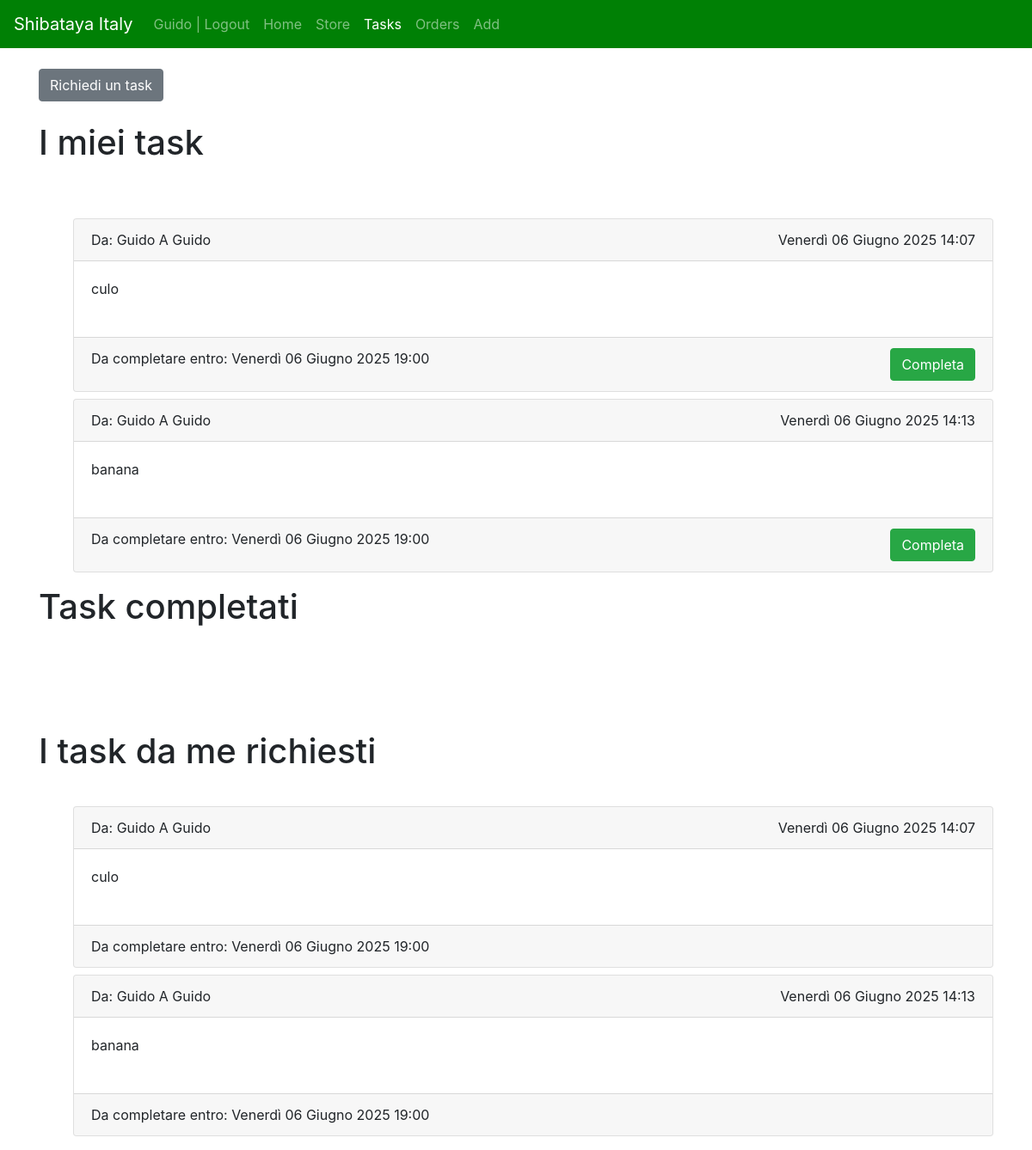
The page /tasks/ (signed in) on the database as committed earlier.
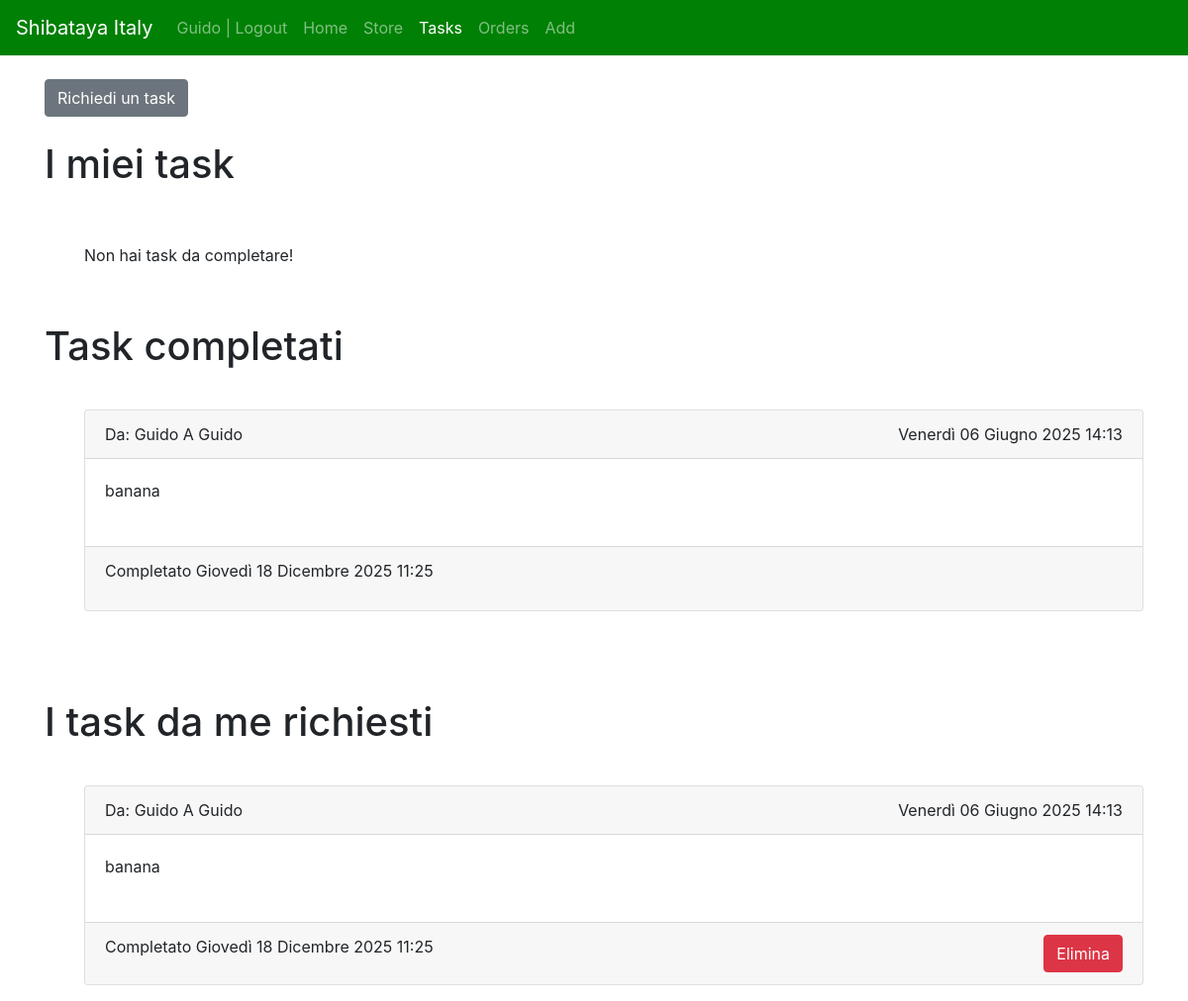
The same page on the database as committed later.
### sbt_app/models.py (models this page shows)
class task(models.Model):
    title = models.CharField(max_length=200)
    completed = models.BooleanField(default=False)
    target = models.ForeignKey(User, on_delete=models.CASCADE, related_name="target")
    author = models.ForeignKey(User, on_delete=models.CASCADE)
    datetime_limit = models.DateTimeField(blank=False, null=False)
    submission_date = models.DateTimeField(auto_now_add=True, editable=False)

### sbt_app/views.py (the view, shortened to what this page needs)
# urls.py: path("tasks/", views.tasks, name="tasks"),
@login_required(login_url="/login")
@user_passes_test(is_member)
def tasks(request):
    items = task.objects.all()
    user_tasks = task.objects.filter(target=request.user, completed=False)
    completed_tasks = task.objects.filter(target=request.user, completed=True)
    return render(request, "tasks.html", {"tasks": items, "user_tasks": user_tasks, "completed_tasks":completed_tasks})

### sbt_app/views.py (called while the page is built)
def is_member(user):
    return user.groups.filter(name='member').exists()

### sbt_app/templates/tasks.html (shortened to what this page needs)
{%extends "base.html"%}
{%block content%}
<br>
<span>
    <button class="btn btn-secondary" onclick="location.href='/task_request'" type="button" >Richiedi un task</button>
</span>
<br>
<br>
<h1>I miei task</h1>
<br><br>
<ul>
    {%for task in user_tasks%}
    <div class="card mt-2">
        <div class="card-header">
            Da: {{task.author.username}} A {{task.target.username}}
        <span style="float:right">{{task.submission_date}}</span>
        </div>
        <div class="card-body d-flex d-flexrow justify-content-between">
        {{task.title}}
        <br><br>
        </div>
        <div class="card-footer">
            <form method="post">
                Da completare entro: {{task.datetime_limit}}
                <button type="submit" class="btn btn-success" style="float:right" name="complete_id" value="{{task.id}}">
                    Completa
                </button>
            </form>
        </div>
    </div>
    {%empty%}
    <p>Non hai task da completare!</p><br>
    {% endfor %}
</ul>
<h1>Task completati</h1>
<br>
<ul>
    {%for task in completed_tasks%}
        <div class="card mt-2">
            <div class="card-header">
                Da: {{task.author.username}} A {{task.target.username}}
            <span style="float:right">{{task.submission_date}}</span>
            </div>
            <div class="card-body d-flex d-flexrow justify-content-between">
            {{task.title}}
            <br><br>
            </div>
            <div class="card-footer">
                <p>Completato {{task.datetime_limit}}</p>
            </div>
        </div>
    {% endfor %}
</ul>
<br><br><br>
<h1>I task da me richiesti</h1>
<br>
<ul>
    {%for task in tasks%}
        {%if user.username == task.author.username%}
            <div class="card mt-2">
                <div class="card-header">
                    Da: {{task.author.username}} A {{task.target.username}}
                <span style="float:right">{{task.submission_date}}</span>
                </div>
                <div class="card-body d-flex d-flexrow justify-content-between">
                {{task.title}}
                <br><br>
                </div>
                <div class="card-footer">
                    <form method="post">
                        {%if task.completed%}Completato {{task.datetime_limit}}{%else%}Da completare entro: {{task.datetime_limit}}{%endif%}
                        {%if task.completed%}
                        <button type="submit" class="btn btn-danger" name="delete_id" value="{{task.id}}" style="float:right">
                            Elimina
                        </button>
                        {%endif%}
                    </form>
                </div>
            </div>
        {%endif%}
        {%empty%}
            </p>Tutti i task da te richiesti sono stati completati!</p>
    {% endfor %}
</ul>
{% endblock %}

### sbt_app/templates/base.html (shortened to what this page needs)
<!DOCTYPE html>
<html lang="en">
  {% load static %}
  <head>
    <link rel="stylesheet" href="https://stackpath.bootstrapcdn.com/bootstrap/4.3.1/css/bootstrap.min.css" />
    <link rel "stylesheet" href="{% static 'my_resources/my_style.css' %}">
  </head>
  <body>
    <nav class="navbar navbar-expand-lg navbar-dark" style="background-color: #008005;">
      <a class="navbar-brand" href="/home">Shibataya Italy</a>
      <div>
        <ul class="navbar-nav">
          {%if user.is_authenticated%}
          <span class="nav-item">
            <a class="nav-link" href="/logout">{{user.username}} | Logout</a>
          </span>
          {%else%}
          <li class="nav-item {% if request.resolver_match.url_name == 'login'%}active{%endif%}">
            <a class="nav-link" href="/login">Login</a>
          </li>
          {%endif%}
        </ul>
      </div>
      <div class="collapse navbar-collapse" id="navbarNav">
        <ul class="navbar-nav">
          <li class="nav-item {% if request.resolver_match.url_name == 'home'%}active{%endif%}">
            <a class="nav-link" href="/home">Home</a>
          </li>
          <li class="nav-item {% if request.resolver_match.url_name == 'store'%}active{%endif%}">
            <a class="nav-link" href="/store">Store</a>
          </li>
          {% if user.is_authenticated and user.groups.all.0.name == "member"%}
          <li class="nav-item {% if request.resolver_match.url_name == 'tasks'%}active{%endif%}">
            <a class="nav-link" href="/tasks">Tasks</a>
          </li>
          <li class="nav-item {% if request.resolver_match.url_name == 'orders'%}active{%endif%}">
            <a class="nav-link" href="/orders">Orders</a>
          </li>
          <li class="nav-item {% if request.resolver_match.url_name == 'add_customer'%}active{%endif%}">
            <a class="nav-link" href="/add_customer">Add</a>
          </li>
          {%endif%}
        </ul>
      </div>
    </nav>
    <div class="container">{% block content %} {% endblock %}</div>
  </body>
</html>

Rows that differ between the two databases and show on the page:
removed task: author.username "Guido", target.username "Guido", submission_date "Venerdì 06 Giugno 2025 14:07", title "culo", datetime_limit "Venerdì 06 Giugno 2025 19:00", {{ task.id }} 2 (drawn)
changed task "banana": datetime_limit "Venerdì 06 Giugno 2025 19:00" → "Giovedì 18 Dicembre 2025 11:25"; moves from the list under "I miei task" to the list under "Task completati"; completed "Da completare entro:" → "Completato Elimina"
Other text that changed with them:
text now shown: "Non hai task da completare!"
